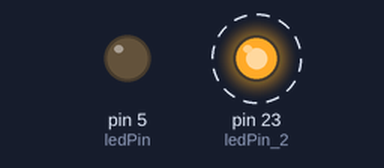
This sketch was run on a simulated Arduino Mega 2560, built with avr-gcc and run on an emulated ATmega2560. On the bench: output pins drawn as LEDs (lit = HIGH). Dashed ring = blinking.

Above: at 0.1 s.
Timing chart, 0 to 3.0 s (numbered marks = the images above):
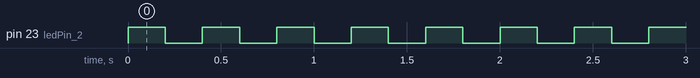

The sketch:

Interrupt_service_routine.ino
```cpp
//If you like this project, consider starring on GitHub! ⭐

// Define LED and switch connections
const byte ledPin = 5;
const byte ledPin_2 = 23;
const byte buttonPin = 4;

// Boolean to represent toggle state

volatile bool toggleState = false;

void checkSwitch() {
  // Check status of switch
  // Toggle LED if button pressed

  if (digitalRead(buttonPin) == LOW) {
    // Switch was pressed
    // Change state of toggle
    toggleState = !toggleState;
    // Indicate state on LED
    digitalWrite(ledPin, toggleState);
  }
}

void setup() {
  // Set LED pin as output
  pinMode(ledPin, OUTPUT);

  pinMode(ledPin_2, OUTPUT);
  // Set switch pin as INPUT with pullup
  pinMode(buttonPin, INPUT_PULLUP);

  // Attach Interrupt to Interrupt Service Routine
  attachInterrupt(digitalPinToInterrupt(buttonPin),checkSwitch, FALLING);
}

void loop() {
  digitalWrite(ledPin_2, HIGH);
  delay(200);
  digitalWrite(ledPin_2, LOW);
  delay(200);
}
```

Measured:
- by itself, pin 23 (ledPin_2): alternates HIGH for 0.20 s and LOW for 0.20 s
